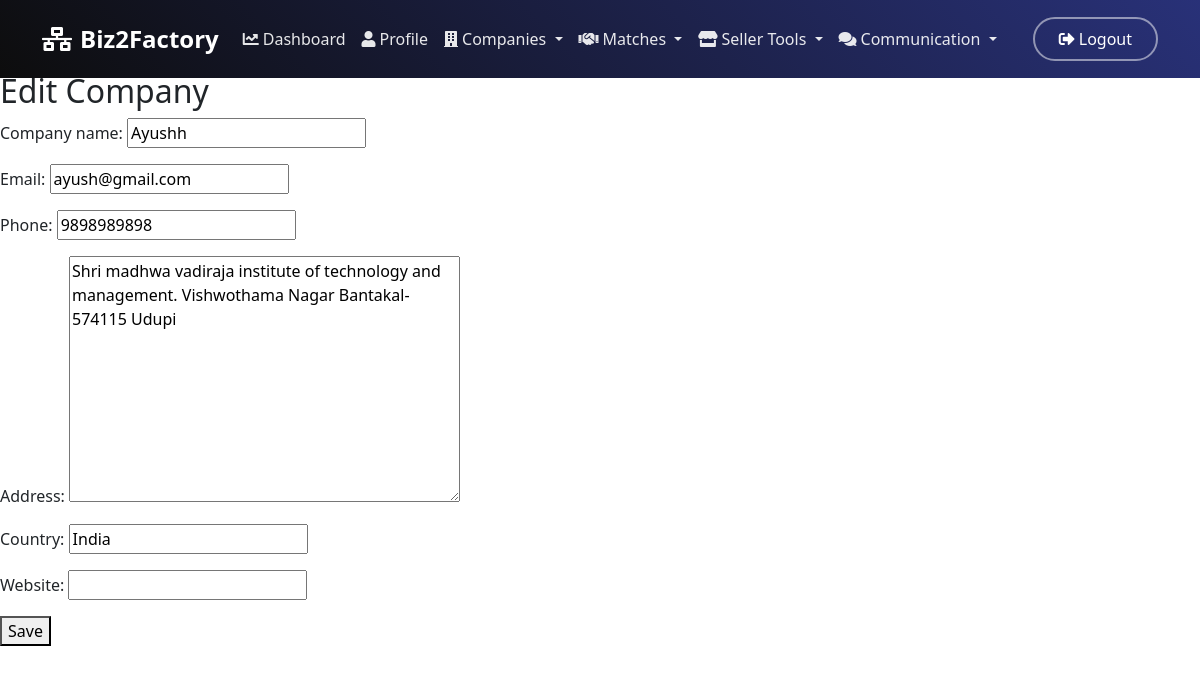
Screenshot of /companies/13/update/ (signed in) with the database file from the repository.
### SME/models.py (models this page shows, shortened)
class Company(models.Model):
    company_name = models.CharField(max_length=200, unique=True)
    email = models.EmailField(unique=True)
    phone = models.CharField(max_length=20, null=True, blank=True)
    address = models.TextField(null=True, blank=True)
    country = models.CharField(max_length=100, null=True, blank=True)
    website = models.URLField(null=True, blank=True)

### SME/views.py (the view)
# urls.py: path('companies/<int:pk>/update/', views.CompanyUpdateView.as_view(), name='company_update'),
class CompanyUpdateView(LoginRequiredMixin, UpdateView):
    model = Company
    form_class = CompanyForm
    template_name = 'company_form.html'
    success_url = reverse_lazy('company_list')

### SME/forms.py
class CompanyForm(forms.ModelForm):
    class Meta:
        model = Company
        fields = ['company_name', 'email', 'phone', 'address', 'country', 'website']

### SME/templates/company_form.html (shortened to what this page needs)
{% extends 'base.html' %}
{% block content %}
<h2>{% if form.instance.pk %}Edit{% else %}Create{% endif %} Company</h2>
<form method="post">
    {{ form.as_p }}
    <button type="submit">Save</button>
</form>
{% endblock %}

### rows the page displays
Company: company_name "Ayushh", email "ayush@gmail.com", phone "9898989898", address "Shri madhwa vadiraja institute of technology and management. Vishwothama Nagar Bantakal- 574115 Udupi", country "India"
